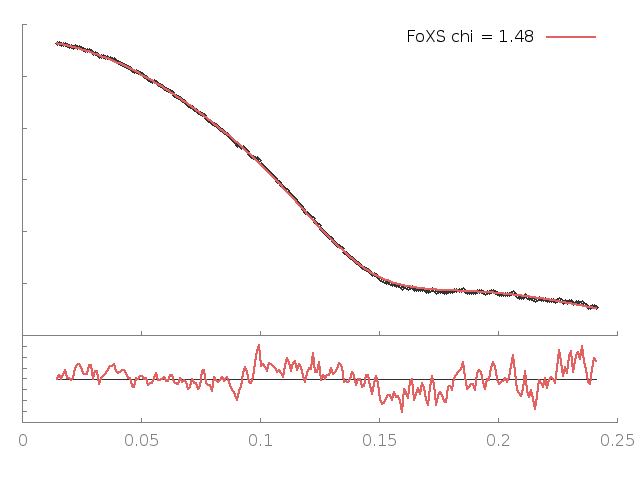

This figure's gnuplot source:
set terminal png enhanced; set output "23902a.B99990185_23902_merge_new2_q25.png";
set lmargin 2; set rmargin 2;set multiplot
set origin 0,0;set size 1,0.3; set tmargin 0; set bmargin 3;set ylabel '';set format y '';set xtics nomirror;set ytics nomirror; set border 3
set style line 11 lc rgb '#808080' lt 1;set border 3 back ls 11;f(x)=1
plot f(x) notitle lc rgb '#333333', '23902a.B99990185_23902_merge_new2_q25.dat' u 1:($2/$3) notitle w lines lw 2.5 lc rgb '#e26261'
set origin 0,0.3;set size 1,0.69; set bmargin 0; set tmargin 1;set xlabel ''; set format x ''; set ylabel '';
plot '23902a.B99990185_23902_merge_new2_q25.dat' u 1:2 thru log(y) notitle lc rgb '#333333' pt 6 ps 0.8, '23902a.B99990185_23902_merge_new2_q25.dat' u 1:3 thru log(y) t 'FoXS chi = 1.48' w lines lw 2.5 lc rgb '#e26261'
unset multiplot
reset
